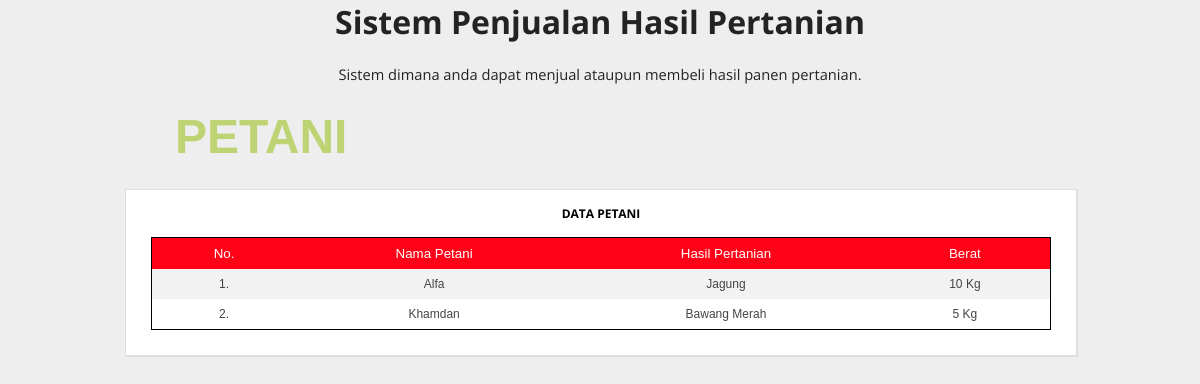
/lihatjual.php, run on the app's committed database.
### tables this page shows
CREATE TABLE `petani` (
  `id_petani` int(3) NOT NULL,
  `nama_petani` varchar(50) NOT NULL,
  `alamat` varchar(255) NOT NULL,
  `nomor` varchar(15) NOT NULL,
  `nama_barang` varchar(50) NOT NULL,
  `berat` int(10) NOT NULL
);

### lihatjual.php (the view, shortened to what this page needs)
<?php
include_once("config.php");
$sql = mysqli_query($mysqli, "SELECT * FROM petani");
?>
<html>
<head>
    <link rel="stylesheet" href="desain.css" />
</head>
<body>
<header>
    <h1>Sistem Penjualan Hasil Pertanian</h1>
    <p class="deskripsi">Sistem dimana anda dapat menjual ataupun membeli hasil panen pertanian.</p>
 </header>
 <div class="wrap">
 <div class="blog">
 <h2><a href="jual.php" id="petani">Petani</a></h2>
    <div class="conteudo">
    <center>
    <div class="post-info">
        <b>Data Petani</b>
    </div>
    <table class="table2">
<tr>
    <th>No.</th> <th>Nama Petani</th> <th>Hasil Pertanian</th> <th>Berat</th>
</tr>
<?php
$no=0;
    while($user_data = mysqli_fetch_array($sql)) {
    $no++;
    echo "<tr>";
    echo "<td>".$no.".</td>";
    echo "<td>".$user_data['nama_petani']."</td>";
    echo "<td>".$user_data['nama_barang']."</td>";
    echo "<td>".$user_data['berat']." Kg</td>";
}
?>
</table>
</center>
</div>
</body>
</html>

### desain.css (style rules this page uses)
body { background: #eee; margin:0; font-family: 'Open Sans', sans-serif; }
header { text-align: center; color: #232323; }
header .deskripsi { font-size: 11pt; }
.wrap { width: 950px; margin:25px auto; }
.blog { float:left; }
.table, th, td { font-size: 9pt; padding: 8px 20px; text-align: center; }
.table1, th, td { padding: 8px 20px; text-align: center; font-size: 9pt; }
.table2 { font-family: sans-serif; color: #444; border-collapse: collapse; width: 100%; border: 1px solid black; }
.table2 tr th { background: #ff0217; color: #fff; font-size: 10pt; font-weight: normal; }
.table2, th, td { padding: 8px 20px; text-align: center; font-size: 9pt; }
.table2 tr:nth-child(even) { background-color: #f2f2f2; }
.table3, th, td { padding: 8px 20px; text-align: center; font-size: 9pt; }
.conteudo { font-size: 11px; width:900px; padding:25px; margin:25px auto; background: #fff; border:1px solid #dedede; -webkit-box-shadow: 1px 1px 1px 0px rgba(204,204,204,0.35); -moz-box-shadow: 1px 1px 1px 0px rgba(204,204,204,0.35); box-shadow: 1px 1px 1px 0px rgba(204,204,204,0.35); }
.post-info { font-size: 12px; margin: -10px 0 15px; text-transform: uppercase; }

### lihatjual.php (style rules this page uses)
h2 { font-size: 48px; font-family: sans-serif; margin: auto; mix-blend-mode: difference; padding: 0 50px; text-transform: uppercase; }
#petani { text-decoration:none; color: #301b7a; }

### data on the page
petani: nama_petani "Alfa", nama_barang "Jagung", berat "10"
petani: nama_petani "Khamdan", nama_barang "Bawang Merah", berat "5"
